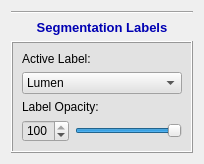
<?xml version="1.0" encoding="UTF-8"?>
<ui version="4.0">
 <class>LabelWidget</class>
 <widget class="QWidget" name="LabelWidget">
  <property name="geometry">
   <rect>
    <x>0</x>
    <y>0</y>
    <width>204</width>
    <height>161</height>
   </rect>
  </property>
  <property name="windowTitle">
   <string>LabelWidget</string>
  </property>
  <layout class="QVBoxLayout" name="verticalLayout">
   <item>
    <widget class="Line" name="line_2">
     <property name="orientation">
      <enum>Qt::Horizontal</enum>
     </property>
    </widget>
   </item>
   <item>
    <widget class="QLabel" name="label_14">
     <property name="sizePolicy">
      <sizepolicy hsizetype="Preferred" vsizetype="Maximum">
       <horstretch>0</horstretch>
       <verstretch>0</verstretch>
      </sizepolicy>
     </property>
     <property name="font">
      <font>
       <pointsize>11</pointsize>
       <weight>75</weight>
       <bold>true</bold>
      </font>
     </property>
     <property name="text">
      <string>&lt;html&gt;&lt;head/&gt;&lt;body&gt;&lt;p&gt;&lt;span style=&quot; font-size:10pt; color:#0000b3;&quot;&gt;Segmentation Labels&lt;/span&gt;&lt;/p&gt;&lt;/body&gt;&lt;/html&gt;</string>
     </property>
     <property name="alignment">
      <set>Qt::AlignCenter</set>
     </property>
    </widget>
   </item>
   <item>
    <widget class="QFrame" name="frame_4">
     <property name="minimumSize">
      <size>
       <width>0</width>
       <height>0</height>
      </size>
     </property>
     <property name="styleSheet">
      <string notr="true">background-color: rgb(226, 226, 226)</string>
     </property>
     <property name="frameShape">
      <enum>QFrame::Box</enum>
     </property>
     <property name="frameShadow">
      <enum>QFrame::Raised</enum>
     </property>
     <layout class="QVBoxLayout" name="verticalLayout_9">
      <item>
       <widget class="QLabel" name="activeLabelLabel">
        <property name="font">
         <font>
          <family>Arial</family>
         </font>
        </property>
        <property name="text">
         <string>Active Label:</string>
        </property>
       </widget>
      </item>
      <item>
       <widget class="QComboBox" name="labelComboBox">
        <property name="font">
         <font>
          <family>Arial</family>
         </font>
        </property>
        <property name="iconSize">
         <size>
          <width>13</width>
          <height>13</height>
         </size>
        </property>
        <item>
         <property name="text">
          <string>Lumen</string>
         </property>
         <property name="icon">
          <iconset resource="../Main/resources/IADE_Analyzer.qrc">
           <normaloff>:/icons/redbox.png</normaloff>:/icons/redbox.png</iconset>
         </property>
        </item>
        <item>
         <property name="text">
          <string>Vessel Wall</string>
         </property>
         <property name="icon">
          <iconset resource="../Main/resources/IADE_Analyzer.qrc">
           <normaloff>:/icons/bluebox.png</normaloff>:/icons/bluebox.png</iconset>
         </property>
        </item>
        <item>
         <property name="text">
          <string>Calcification</string>
         </property>
         <property name="icon">
          <iconset resource="../Main/resources/IADE_Analyzer.qrc">
           <normaloff>:/icons/greenbox.png</normaloff>:/icons/greenbox.png</iconset>
         </property>
        </item>
        <item>
         <property name="text">
          <string>Hemorrhage</string>
         </property>
         <property name="icon">
          <iconset resource="../Main/resources/IADE_Analyzer.qrc">
           <normaloff>:/icons/yellowbox.png</normaloff>:/icons/yellowbox.png</iconset>
         </property>
        </item>
        <item>
         <property name="text">
          <string>LRNC</string>
         </property>
         <property name="icon">
          <iconset resource="../Main/resources/IADE_Analyzer.qrc">
           <normaloff>:/icons/lightbluebox.png</normaloff>:/icons/lightbluebox.png</iconset>
         </property>
        </item>
        <item>
         <property name="text">
          <string>LM</string>
         </property>
         <property name="icon">
          <iconset resource="../Main/resources/IADE_Analyzer.qrc">
           <normaloff>:/icons/purplebox.png</normaloff>:/icons/purplebox.png</iconset>
         </property>
        </item>
       </widget>
      </item>
      <item>
       <widget class="QLabel" name="label_13">
        <property name="font">
         <font>
          <family>Arial</family>
         </font>
        </property>
        <property name="text">
         <string>Label Opacity:</string>
        </property>
       </widget>
      </item>
      <item>
       <layout class="QHBoxLayout" name="horizontalLayout_6">
        <property name="topMargin">
         <number>0</number>
        </property>
        <property name="bottomMargin">
         <number>0</number>
        </property>
        <item>
         <widget class="QSpinBox" name="opacitySpinBox">
          <property name="maximum">
           <number>100</number>
          </property>
          <property name="value">
           <number>100</number>
          </property>
         </widget>
        </item>
        <item>
         <widget class="QSlider" name="opacitySlider">
          <property name="maximum">
           <number>100</number>
          </property>
          <property name="value">
           <number>100</number>
          </property>
          <property name="sliderPosition">
           <number>100</number>
          </property>
          <property name="orientation">
           <enum>Qt::Horizontal</enum>
          </property>
         </widget>
        </item>
       </layout>
      </item>
     </layout>
    </widget>
   </item>
  </layout>
 </widget>
 <resources>
  <include location="../Main/resources/IADE_Analyzer.qrc"/>
 </resources>
 <connections>
  <connection>
   <sender>opacitySpinBox</sender>
   <signal>valueChanged(int)</signal>
   <receiver>opacitySlider</receiver>
   <slot>setValue(int)</slot>
   <hints>
    <hint type="sourcelabel">
     <x>40</x>
     <y>129</y>
    </hint>
    <hint type="destinationlabel">
     <x>125</x>
     <y>120</y>
    </hint>
   </hints>
  </connection>
  <connection>
   <sender>opacitySlider</sender>
   <signal>valueChanged(int)</signal>
   <receiver>opacitySpinBox</receiver>
   <slot>setValue(int)</slot>
   <hints>
    <hint type="sourcelabel">
     <x>148</x>
     <y>132</y>
    </hint>
    <hint type="destinationlabel">
     <x>50</x>
     <y>135</y>
    </hint>
   </hints>
  </connection>
 </connections>
</ui>
